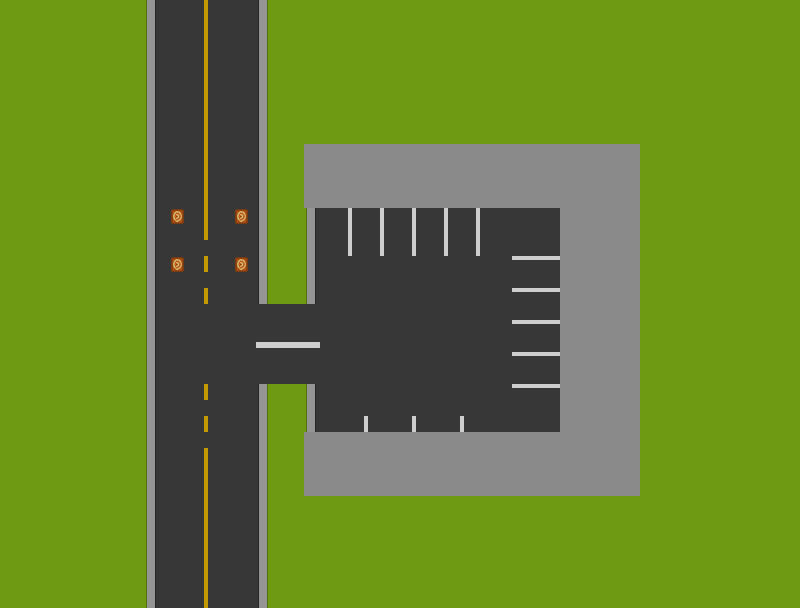

This game map was drawn from its Tiled (.tmx) file and the tilesets committed beside it. A one-line description and the trimmed map source follow:
An orthogonal 50x38 tile map with 16x16 px tiles, 1 tile layer (Tile Layer 1) and 10 objects.

<map version="1.2" tiledversion="1.2.4" orientation="orthogonal" renderorder="right-down" width="50" height="38" tilewidth="16" tileheight="16" infinite="0" nextlayerid="25" nextobjectid="112">
 <tileset firstgid="1" name="tile" tilewidth="16" tileheight="16" spacing="2" margin="1" tilecount="2209" columns="47">
  <image source="Tileset.png" width="854" height="860" />
  <tile id="1121">
   <properties>
    <property name="blocked" value="" />
   </properties>
  </tile>
 </tileset>
 <layer id="14" name="Tile Layer 1" width="50" height="38" locked="1" opacity="0.9">
  <data>[1900 cells, 1900 non-empty, 44 distinct tile ids]</data>
 </layer>
 <objectgroup id="23" name="CollisionLayer" visible="0" offsetx="0.8333" offsety="0.5">
  <object id="88" x="270" y="1" width="33" height="298.333" />
  <object id="93" x="3.6667" y="4.5" width="140.5" height="600.5" />
  <object id="96" x="144.667" y="207.5" width="126" height="64.5" />
  <object id="97" x="305.667" y="144.5" width="278" height="59" />
  <object id="99" x="561.667" y="204.5" width="76.5" height="290.5" />
  <object id="100" x="289.667" y="434.5" width="268.5" height="62" />
  <object id="108" x="264.667" y="388" width="49" height="216" />
 </objectgroup>
 <objectgroup id="24" name="roadLines">
  <object id="109" x="204.273" y="0.545455" width="2.90909" height="238.273" />
  <object id="110" x="204.545" y="448.636" width="2.63636" height="158.455" />
  <object id="111" x="256.909" y="342.545" width="62.0909" height="4.36364" />
 </objectgroup>
</map>
